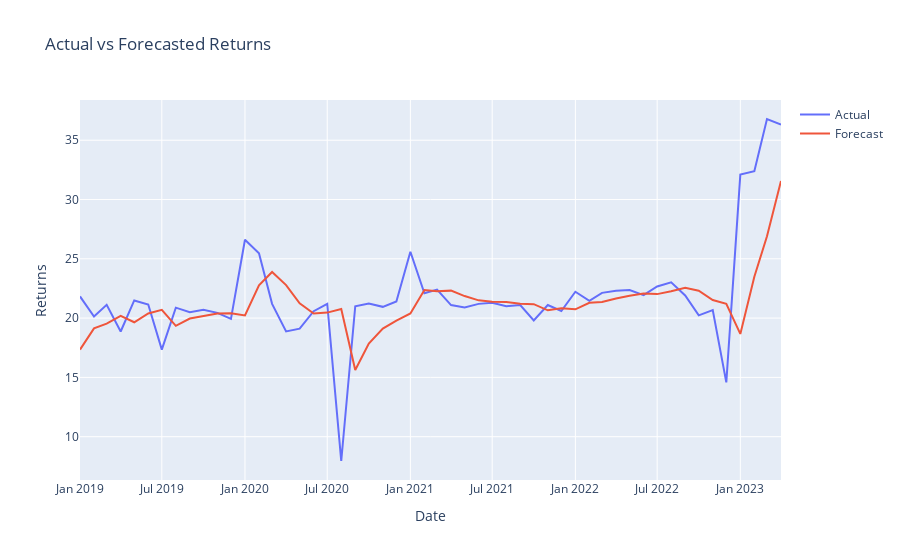

The notebook cell saved with this chart:
### Code cell
# plot the actual and forecasted values
fig = go.Figure()
fig.add_trace(go.Scatter(x=test.index, y=test['Returns'], mode='lines', name='Actual'))
fig.add_trace(go.Scatter(x=test.index, y=forecast, mode='lines', name='Forecast'))
fig.update_layout(title='Actual vs Forecasted Returns', xaxis_title='Date', yaxis_title='Returns')
fig.show()
